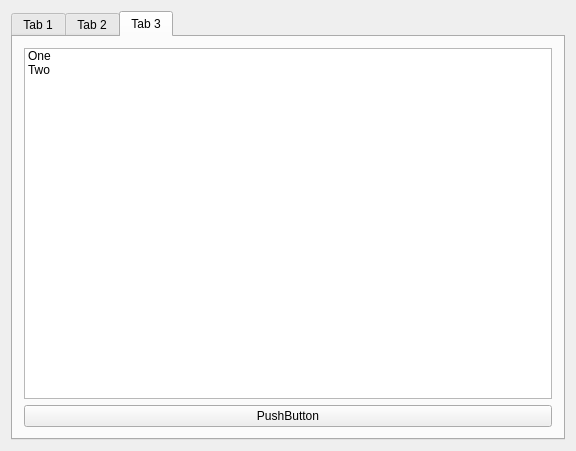
<?xml version="1.0" encoding="UTF-8"?>
<ui version="4.0">
 <class>Widget</class>
 <widget class="QWidget" name="Widget">
  <property name="geometry">
   <rect>
    <x>0</x>
    <y>0</y>
    <width>576</width>
    <height>451</height>
   </rect>
  </property>
  <property name="windowTitle">
   <string>Widget</string>
  </property>
  <layout class="QVBoxLayout" name="verticalLayout_5">
   <item>
    <widget class="QTabWidget" name="tabWidget">
     <property name="currentIndex">
      <number>2</number>
     </property>
     <widget class="QWidget" name="tab">
      <attribute name="title">
       <string>Tab 1</string>
      </attribute>
      <layout class="QVBoxLayout" name="verticalLayout_2">
       <item>
        <layout class="QHBoxLayout" name="horizontalLayout">
         <item>
          <widget class="QGroupBox" name="groupBox">
           <property name="title">
            <string>GroupBox</string>
           </property>
           <layout class="QVBoxLayout" name="verticalLayout">
            <item>
             <widget class="QRadioButton" name="radioButton">
              <property name="text">
               <string>RadioButton</string>
              </property>
             </widget>
            </item>
            <item>
             <widget class="QRadioButton" name="radioButton_2">
              <property name="text">
               <string>RadioButton</string>
              </property>
             </widget>
            </item>
            <item>
             <widget class="QRadioButton" name="radioButton_3">
              <property name="text">
               <string>RadioButton</string>
              </property>
             </widget>
            </item>
            <item>
             <widget class="QRadioButton" name="radioButton_4">
              <property name="text">
               <string>RadioButton</string>
              </property>
             </widget>
            </item>
           </layout>
          </widget>
         </item>
         <item>
          <widget class="QPushButton" name="tab1Button">
           <property name="sizePolicy">
            <sizepolicy hsizetype="Minimum" vsizetype="Expanding">
             <horstretch>0</horstretch>
             <verstretch>0</verstretch>
            </sizepolicy>
           </property>
           <property name="text">
            <string>Tab1Button</string>
           </property>
          </widget>
         </item>
        </layout>
       </item>
       <item>
        <spacer name="verticalSpacer">
         <property name="orientation">
          <enum>Qt::Vertical</enum>
         </property>
         <property name="sizeHint" stdset="0">
          <size>
           <width>20</width>
           <height>183</height>
          </size>
         </property>
        </spacer>
       </item>
      </layout>
     </widget>
     <widget class="QWidget" name="tab_2">
      <attribute name="title">
       <string>Tab 2</string>
      </attribute>
      <layout class="QVBoxLayout" name="verticalLayout_3">
       <item>
        <widget class="QPushButton" name="pushButton_2">
         <property name="text">
          <string>TAB2</string>
         </property>
        </widget>
       </item>
       <item>
        <widget class="QPushButton" name="pushButton_3">
         <property name="text">
          <string>PushButton</string>
         </property>
        </widget>
       </item>
       <item>
        <widget class="QPushButton" name="pushButton_4">
         <property name="text">
          <string>PushButton</string>
         </property>
        </widget>
       </item>
       <item>
        <spacer name="verticalSpacer_2">
         <property name="orientation">
          <enum>Qt::Vertical</enum>
         </property>
         <property name="sizeHint" stdset="0">
          <size>
           <width>20</width>
           <height>271</height>
          </size>
         </property>
        </spacer>
       </item>
      </layout>
     </widget>
     <widget class="QWidget" name="tab_3">
      <attribute name="title">
       <string>Tab 3</string>
      </attribute>
      <layout class="QVBoxLayout" name="verticalLayout_4">
       <item>
        <widget class="QListWidget" name="listWidget">
         <item>
          <property name="text">
           <string>One</string>
          </property>
         </item>
         <item>
          <property name="text">
           <string>Two</string>
          </property>
         </item>
        </widget>
       </item>
       <item>
        <widget class="QPushButton" name="pushButton_5">
         <property name="text">
          <string>PushButton</string>
         </property>
        </widget>
       </item>
      </layout>
     </widget>
    </widget>
   </item>
  </layout>
 </widget>
 <layoutdefault spacing="6" margin="11"/>
 <resources/>
 <connections/>
</ui>
